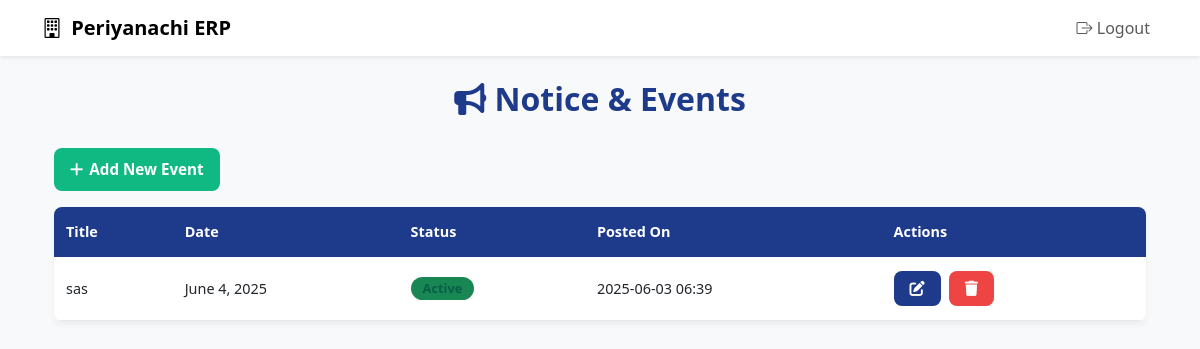
/events/ (signed in), run on the app's committed database.
### events/models.py (models this page shows, shortened)
class Event(models.Model):
    title = models.CharField(max_length=255)
    description = models.TextField(blank=True)
    event_date = models.DateField()
    posted_on = models.DateTimeField(auto_now_add=True)
    is_active = models.BooleanField(default=True)

### events/views.py (the view)
# urls.py: path('', views.event_list, name='event_list'),
@login_required
def event_list(request):
    events = Event.objects.order_by('-event_date')
    return render(request, 'events/event_list.html', {'events': events})

### templates/events/event_list.html (shortened to what this page needs)
{% extends 'base.html' %}
{% block content %}
<link rel="stylesheet" href="https://cdnjs.cloudflare.com/ajax/libs/font-awesome/6.4.0/css/all.min.css">
<div class="container mt-4">
    <div class="page-header">
        <h2><i class="fas fa-bullhorn"></i> Notice & Events</h2>
    </div>
    <div class="mb-3">
        <a href="{% url 'add_event' %}" class="btn-custom btn-success-custom">
            <i class="fas fa-plus"></i> Add New Event
        </a>
    </div>
    <div class="table-wrapper">
        <table>
            <thead>
                <tr>
                    <th>Title</th>
                    <th>Date</th>
                    <th>Status</th>
                    <th>Posted On</th>
                    <th>Actions</th>
                </tr>
            </thead>
            <tbody>
                {% for event in events %}
                <tr>
                    <td>{{ event.title }}</td>
                    <td>{{ event.event_date }}</td>
                    <td>
                        {% if event.is_active %}
                            <span class="badge bg-success">Active</span>
                        {% else %}
                            <span class="badge bg-secondary">Inactive</span>
                        {% endif %}
                    </td>
                    <td>{{ event.posted_on|date:"Y-m-d H:i" }}</td>
                    <td class="actions-cell">
                        <a href="{% url 'edit_event' event.pk %}" class="btn-custom btn-primary-custom btn-sm">
                            <i class="fas fa-edit"></i>
                        </a>
                        <a href="{% url 'delete_event' event.pk %}" class="btn-custom btn-danger-custom btn-sm"
                           onclick="return confirm('Are you sure you want to delete this event?')">
                            <i class="fas fa-trash"></i>
                        </a>
                    </td>
                </tr>
                {% endfor %}
            </tbody>
        </table>
    </div>
</div>
{% endblock %}

### static/css/style.css (style rules this page uses)
body { font-family: 'Segoe UI', sans-serif; background-color: #f4f7fa; }
h2 { color: #007bff; }

### templates/events/event_list.html (style rules this page uses)
:root { --primary: #1e3a8a; --primary-light: #3b82f6; --secondary: #10b981; --accent: #f59e0b; --danger: #ef4444; --light: #f9fafb; --dark: #1f2937; --gray: #6b7280; --light-gray: #e5e7eb; --border-radius: 8px; --shadow: 0 4px 6px rgba(0, 0, 0, 0.05); }
.page-header { text-align: center; margin-bottom: 30px; }
.page-header h2 { color: var(--primary); font-size: 2rem; font-weight: 700; }
.btn-custom { display: inline-flex; align-items: center; gap: 6px; padding: 10px 16px; border-radius: var(--border-radius); font-weight: 600; text-decoration: none; font-size: 0.95rem; border: none; cursor: pointer; transition: all 0.3s; }
.btn-success-custom { background: var(--secondary); color: white; }
.btn-primary-custom { background: var(--primary); color: white; }
.btn-danger-custom { background: var(--danger); color: white; }
.table-wrapper { background: white; border-radius: var(--border-radius); box-shadow: var(--shadow); overflow: hidden; }
table { width: 100%; border-collapse: collapse; min-width: 800px; }
thead { background: var(--primary); color: white; }
th, td { padding: 14px 12px; font-size: 0.9rem; text-align: left; }
tbody tr { border-bottom: 1px solid var(--light-gray); transition: background 0.2s; }
.badge { display: inline-block; padding: 5px 12px; border-radius: 20px; font-size: 0.8rem; font-weight: 600; }
.bg-success { background: #d1fae5; color: #065f46; }
.actions-cell { display: flex; gap: 8px; }

### data on the page
Event: title "sas", event_date "June 4, 2025", is_active "Active", posted_on "2025-06-03 06:39"
